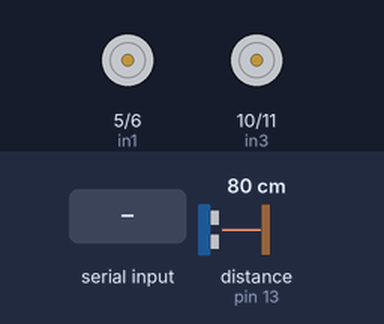
A sketch run on a simulated Arduino Uno, built with avr-gcc and run on an emulated ATmega328P. On the bench: motor-driver pin pairs drawn as motors (green arrow = first pin HIGH = forward, orange = second pin HIGH = backward, longer = more drive). Wiring (inferred from the names in the program): ultrasonic range finder: trigger pin 7; echo pin 13. The inputs (shaded band) are chosen by the test bench; at power-on: distance to the obstacle (sensor on pin 13) 80 cm. The echo pulse lasts 58.3 µs per cm.

Above: at 4.0 s.
4.1 s: "F" received over Serial
At 6.9 s:
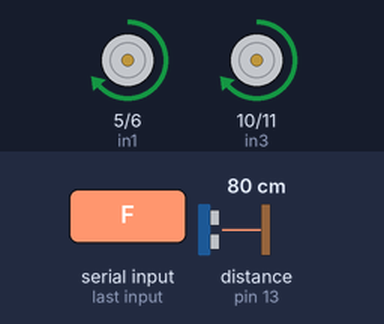
7.5 s: "L" received over Serial
At 10.2 s:
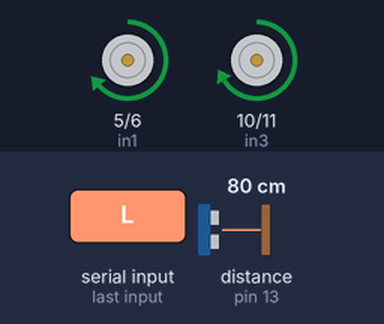
10.5 s: "R" received over Serial
At 12.7 s:
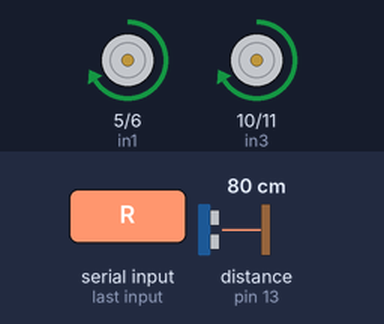
13.5 s: "S" received over Serial
At 15.4 s:
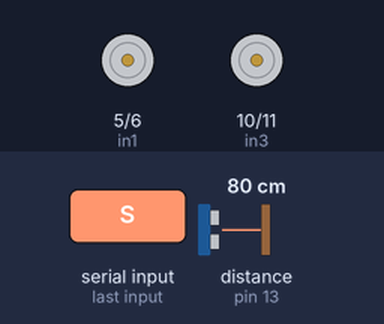
Timing chart, 0 to 16.9 s (numbered marks = the images above; inputs shaded):
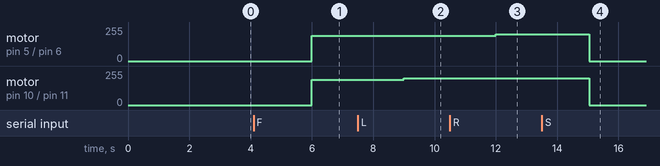

The sketch:

controlCar.ino
```cpp
//XPERT MIND.
//This program is used to control a robot using a app that communicates with Arduino through a bluetooth module.
//Error Code Chart: Code 01; Turnradius is higher than Speed; Code 02; Speed is higher than 255;
#define in1 5 //L298n Motor Driver pins.
#define in2 6
#define in3 10
#define in4 11
#define LED 13
long duration, cm;
const int pingPin_Trig = 7;
const int pingPin_Echo = 13;
int command; //Int to store app command state.
int Speed = 204; // 0 - 255.
int Speedsec;
int Right=190;
int Left=190;
int buttonState = 0;
int lastButtonState = 0;
int Turnradius = 0; //Set the radius of a turn, 0 - 255 Note:the robot will malfunction if this is higher than int Speed.
int brakeTime = 45;
int brkonoff = 1; //1 for the electronic braking system, 0 for normal.
void setup() {
  pinMode(pingPin_Trig, OUTPUT);
  pinMode(pingPin_Echo, INPUT);
  pinMode(in1, OUTPUT);
  pinMode(in2, OUTPUT);
  pinMode(in3, OUTPUT);
  pinMode(in4, OUTPUT);
  pinMode(LED, OUTPUT); //Set the LED pin.
  Serial.begin(9600);  //Set the baud rate to your Bluetooth module.
}

void loop() {
  delay(2000);
  digitalWrite(pingPin_Trig, LOW);
  delayMicroseconds(2);
  digitalWrite(pingPin_Trig, HIGH);
  delayMicroseconds(5);
  digitalWrite(pingPin_Trig, LOW);
  duration = pulseIn(pingPin_Echo, HIGH);
  cm = microsecondsToCentimeters(duration);

  if (Serial.available() > 0) {
    command = Serial.read();
    Stop(); //Initialize with motors stoped.
    switch (command) {
      case 'F':
        Forward();
        break;
      case 'L':
        Left+=10;
        Leftt();
        break;
      case 'R':
        Right+=10;
        Rightt();
        break;
      case 'O':
        Stop();
        break;
    }
    Speedsec = Turnradius;
    if (brkonoff == 1) {
      brakeOn();
    } else {
      brakeOff();
    }
  }
}

void forward() {
  analogWrite(in1, 100);
  analogWrite(in3, 100);
}

void back() {
  analogWrite(in2, 0);
  analogWrite(in4, 0);
}

void leftt() {
  analogWrite(in3, 95);
  analogWrite(in1, 70);
}

void right() {
  analogWrite(in3, 100);
  analogWrite(in1, 200);
}

void Forward(){
  analogWrite(in1, 190);
  analogWrite(in3, 190);
}
void Leftt(){
  analogWrite(in3, Left);
  analogWrite(in1, Right);
}
void Rightt(){
  analogWrite(in3, Left);
  analogWrite(in1, Right);
}
void Stop()  {
  analogWrite(in1, 0);
  analogWrite(in2, 0);
  analogWrite(in3, 0);
  analogWrite(in4, 0);
}

void brakeOn() {
  //Here's the future use: an electronic braking system!
  // read the pushbutton input pin:
  buttonState = command;
  // compare the buttonState to its previous state
  if (buttonState != lastButtonState) {
    // if the state has changed, increment the counter
    if (lastButtonState == 'F') {
      if (buttonState == 'S') {
        back();
        delay(brakeTime);
        Stop();
      }
    }
    if (lastButtonState == 'B') {
      if (buttonState == 'S') {
        forward();
        delay(brakeTime);
        Stop();
      }
    }
    if (lastButtonState == 'L') {
      if (buttonState == 'S') {
        right();
        delay(brakeTime);
        Stop();
      }
    }
    if (lastButtonState == 'R') {
      if (buttonState == 'S') {
        leftt();
        delay(brakeTime);
        Stop();
      }
    }
  }
  // save the current state as the last state,
  //for next time through the loop
  lastButtonState = buttonState;
}
void brakeOff() {

}

long microsecondsToCentimeters(long microseconds) {
  // The speed of sound is 340 m/s or 29 microseconds per centimeter.
  // The ping travels out and back, so to find the distance of the
  // object we take half of the distance travelled.
  return microseconds / 29 / 2;
}
```

Measured:
- after the input at 4.1 s, motor on pin 5 (in1) / pin 6 (in2), motor on pin 10 (in3) / pin 11 (in4): stopped → forward 190/255 after 1.9 s
- after the input at 7.5 s, motor on pin 10 (in3) / pin 11 (in4): forward 190/255 → forward 200/255 after 1.5 s
- after the input at 10.5 s, motor on pin 5 (in1) / pin 6 (in2): forward 190/255 → forward 200/255 after 1.5 s
- after the input at 13.5 s, motor on pin 5 (in1) / pin 6 (in2), motor on pin 10 (in3) / pin 11 (in4): forward 200/255 → stopped after 1.5 s
